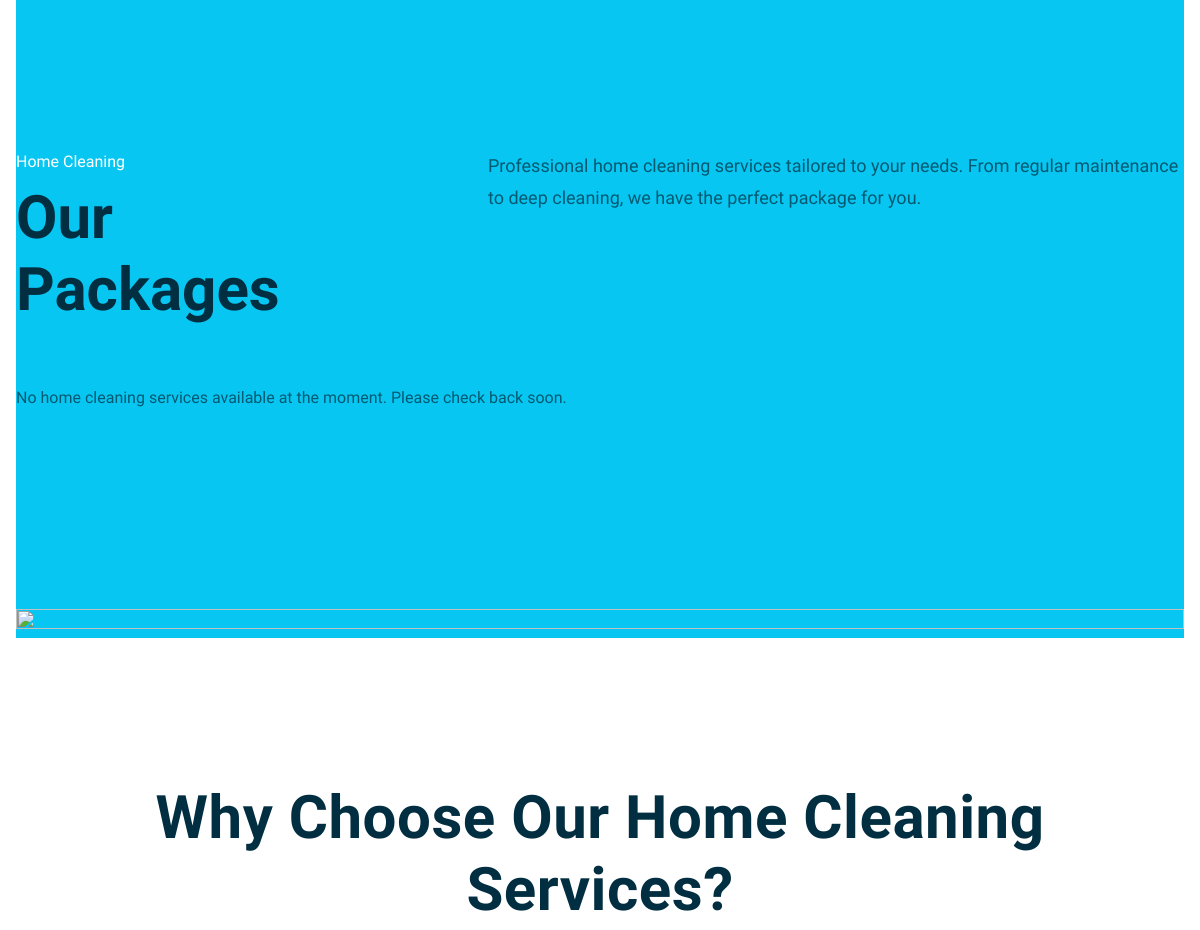
The page /home-cleaning/ (middle part) on the database as committed earlier.
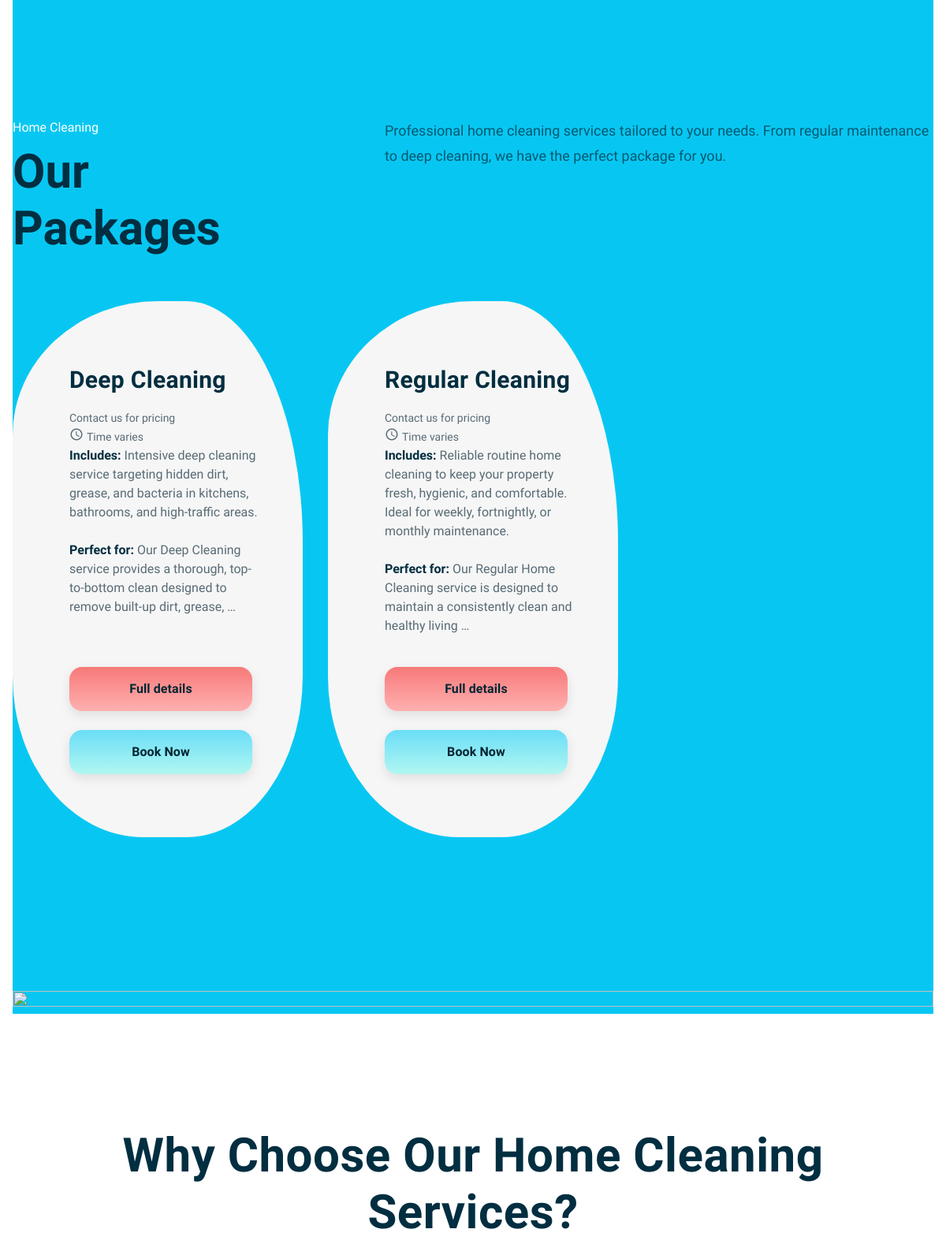
The same page on the database as committed later.
### services/models.py (models this page shows, shortened)
class SubService(models.Model):
    service_group = models.CharField(max_length=40, choices=SERVICE_GROUP_CHOICES)
    name = models.CharField(max_length=120)
    slug = models.SlugField(unique=True)
    short_description = models.CharField(max_length=255, blank=True)
    long_description = models.TextField(blank=True)
    requires_address = models.BooleanField(default=True)
    active = models.BooleanField(default=True)
    min_price = models.DecimalField(
        max_digits=8,
        decimal_places=2,
        null=True,
        blank=True,
        validators=[MinValueValidator(Decimal("0.00"))],
        help_text="Lower end of price range (e.g., 46.00)"
    )
    max_price = models.DecimalField(
        max_digits=8,
        decimal_places=2,
        null=True,
        blank=True,
        validators=[MinValueValidator(Decimal("0.00"))],
        help_text="Upper end of price range (e.g., 77.00)"
    )
    duration_minutes = models.PositiveIntegerField(
        null=True,
        blank=True,
        help_text="Estimated duration in minutes (e.g., 90)"
    )
    class Meta:
        ordering = ["service_group", "name"]

### pages/views.py (the view)
# urls.py: path("home-cleaning/", views.home_cleaning, name="home_cleaning"),
def home_cleaning(request):
    from services.models import SubService
    subservices = SubService.objects.filter(service_group='home-cleaning', active=True)
    context = {
        'subservices': subservices,
    }
    return render(request, "pages/home_cleaning.html", context)

### templates/pages/home_cleaning.html (shortened to what the changed rows need)
{% extends "base.html" %}
{% block content %}
<div class="mad-content no-pd">
    <div class="container">
        <div class="mad-section with-separator-both mad-section--stretched mad-colorizer--scheme-color-4">
            <div class="content-element-3">
                <div class="row">
                    <div class="col-lg-4">
                        <h2>Our Packages</h2>
                    </div>
                </div>
            </div>
            <div class="mad-pricing-tables item-col-3">
                {% for subservice in subservices %}
                <div class="mad-col">
                    <article class="mad-pricing-table">
                        <div class="mad-pt-header">
                            <h3 class="mad-pricing-table-title">{{ subservice.name }}</h3>
                            <div class="d-flex justify-content-between align-items-center mb-2">
                                <div>
                                    {% if subservice.min_price and subservice.max_price %}
                                    <span class="mad-text-small">£{{ subservice.min_price }} - £{{ subservice.max_price
                                        }}</span>
                                    {% else %}
                                    <span class="mad-text-small">Contact us for pricing</span>
                                    {% endif %}
                                </div>
                                <div class="d-flex align-items-center" style="gap:6px;">
                                    <i class="material-icons" style="font-size:18px;">schedule</i>
                                    {% if subservice.duration_minutes %}
                                    <span class="mad-text-small">Up to {{ subservice.duration_minutes }}min</span>
                                    {% else %}
                                    <span class="mad-text-small">Time varies</span>
                                    {% endif %}
                                </div>
                            </div>
                            {% if subservice.short_description %}
                            <p><b>Includes:</b> {{ subservice.short_description|safe }}</p>
                            {% endif %}
                            {% if subservice.long_description %}
                            <p><b>Perfect for:</b> {{ subservice.long_description|truncatewords:15 }}</p>
                            {% endif %}
                        </div>
                        <div class="mad-pricing-table-content">
                            <div class="row">
                                <div class="col-sm-12">
                                    <a href="{% url 'services:subservice_detail' group_slug='home-cleaning' subservice_slug=subservice.slug %}"
                                        class="btn btn-style-2 w-100 mb-2">
                                        <span>Full details</span>
                                    </a>
                                    <a href="{% url 'bookings:book_subservice' subservice.slug %}" class="btn w-100">
                                        <span>Book Now</span>
                                    </a>
                                </div>
                            </div>
                        </div>
                    </article>
                </div>
                {% empty %}
                <div class="col-12">
                    <p>No home cleaning services available at the moment. Please check back soon.</p>
                </div>
                {% endfor %}
            </div>
        </div>
        <div class="mad-section">
            <h2 class="mad-page-title align-center">Why Choose Our Home Cleaning Services?</h2>
        </div>
    </div>
</div>
{% endblock %}

Rows that differ between the two databases and show on the page:
added SubService: name "Deep Cleaning", shows "Contact us for pricing", shows "Time varies", short_description "Intensive deep cleaning service targeting hidden dirt, grease, and bacteria in kitchens, bathrooms, and high-traffic areas.", long_description "Our Deep Cleaning service provides a thorough, top-to-bottom clean designed to remove built-up dirt, grease, …"
added SubService: name "Regular Cleaning", shows "Contact us for pricing", shows "Time varies", short_description "Reliable routine home cleaning to keep your property fresh, hygienic, and comfortable. Ideal for weekly, fortnightly, or monthly maintenance.", long_description "Our Regular Home Cleaning service is designed to maintain a consistently clean and healthy living …"
Other text that changed with them:
text no longer shown: "No home cleaning services available at the moment. Please check back soon."
